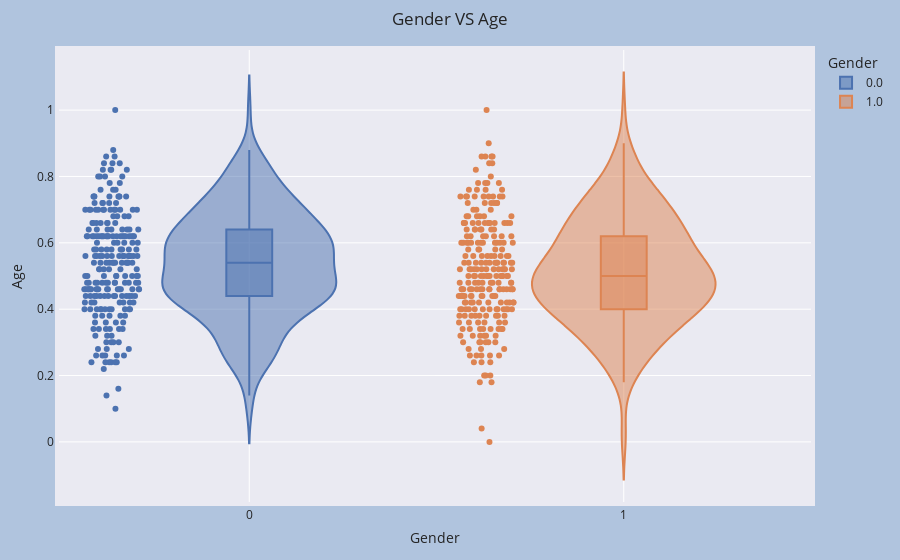
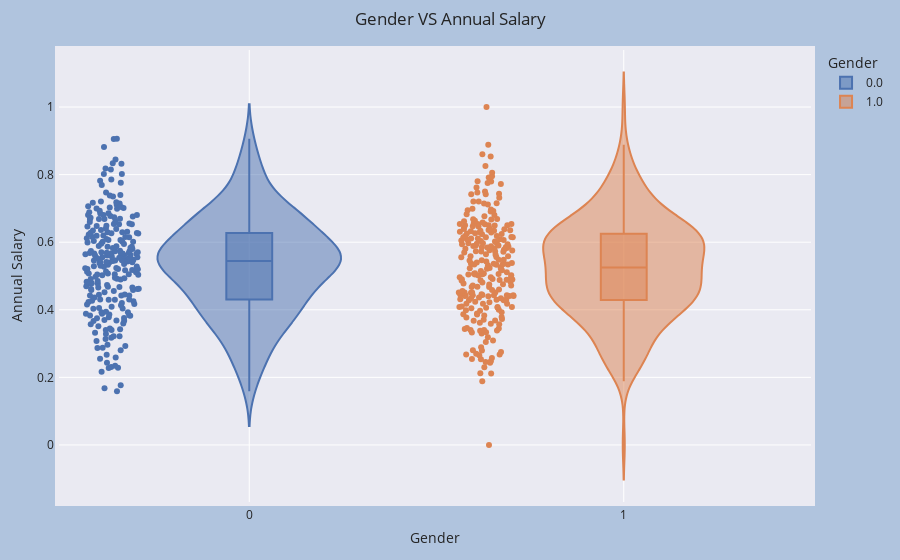
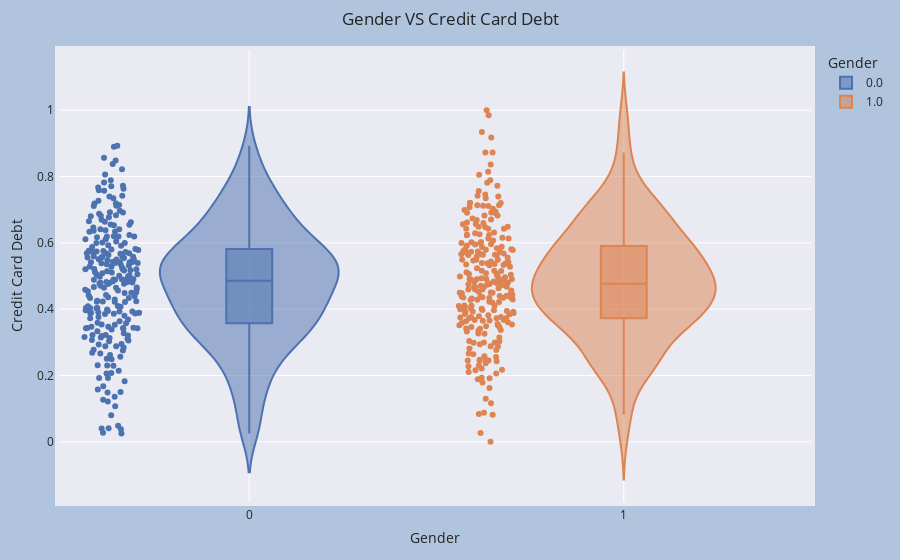
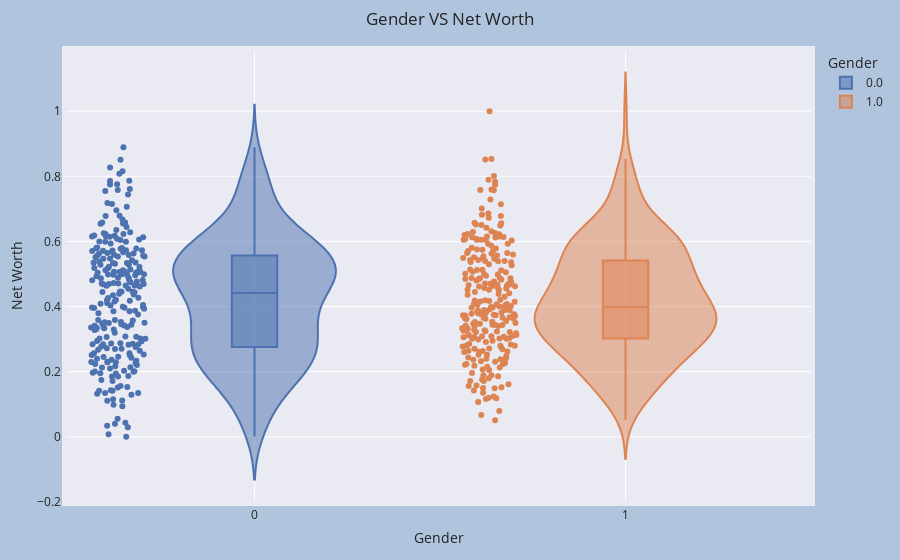

Notebook code for these charts, in order:
### Code cell
cols = df.columns[1:]
for i in cols:
    fig= px.violin(df, x='Gender', y =i, color='Gender', points='all', box=True, title='Gender VS '+str(i))
    fig.update_layout(
    margin=mdict,
    paper_bgcolor=bgcolor)
    fig.show()

### Figure 1 — Plotly figure (JSON) as saved in the notebook; plotly's stock layout.template omitted (floating-point values rounded to 4 significant figures; data arrays with more than 128 entries replaced by an {"elided": "..."} marker saying what was removed)
{"data": [{"alignmentgroup": "True", "box": {"visible": true}, "hovertemplate": "Gender=%{x}<br>Age=%{y}<extra></extra>", "legendgroup": "0.0", "marker": {"color": "rgb(76,114,176)"}, "name": "0.0", "offsetgroup": "0.0", "orientation": "v", "points": "all", "scalegroup": "True", "showlegend": true, "type": "violin", "x": {"elided": "246 int values"}, "x0": " ", "xaxis": "x", "y": {"elided": "246 float values"}, "y0": " ", "yaxis": "y"}, {"alignmentgroup": "True", "box": {"visible": true}, "hovertemplate": "Gender=%{x}<br>Age=%{y}<extra></extra>", "legendgroup": "1.0", "marker": {"color": "rgb(221,132,82)"}, "name": "1.0", "offsetgroup": "1.0", "orientation": "v", "points": "all", "scalegroup": "True", "showlegend": true, "type": "violin", "x": {"elided": "252 int values"}, "x0": " ", "xaxis": "x", "y": {"elided": "252 float values"}, "y0": " ", "yaxis": "y"}], "layout": {"legend": {"title": {"text": "Gender"}, "tracegroupgap": 0}, "margin": {"b": 50, "l": 50, "pad": 4, "r": 50, "t": 50}, "paper_bgcolor": "LightSteelBlue", "title": {"text": "Gender VS Age"}, "violinmode": "overlay", "xaxis": {"anchor": "y", "categoryarray": [0, 1], "categoryorder": "array", "domain": [0, 1], "title": {"text": "Gender"}}, "yaxis": {"anchor": "x", "domain": [0, 1], "title": {"text": "Age"}}}}

### Figure 2 — Plotly figure (JSON) as saved in the notebook; plotly's stock layout.template omitted (floating-point values rounded to 4 significant figures; data arrays with more than 128 entries replaced by an {"elided": "..."} marker saying what was removed)
{"data": [{"alignmentgroup": "True", "box": {"visible": true}, "hovertemplate": "Gender=%{x}<br>Annual Salary=%{y}<extra></extra>", "legendgroup": "0.0", "marker": {"color": "rgb(76,114,176)"}, "name": "0.0", "offsetgroup": "0.0", "orientation": "v", "points": "all", "scalegroup": "True", "showlegend": true, "type": "violin", "x": {"elided": "246 int values"}, "x0": " ", "xaxis": "x", "y": {"elided": "246 float values"}, "y0": " ", "yaxis": "y"}, {"alignmentgroup": "True", "box": {"visible": true}, "hovertemplate": "Gender=%{x}<br>Annual Salary=%{y}<extra></extra>", "legendgroup": "1.0", "marker": {"color": "rgb(221,132,82)"}, "name": "1.0", "offsetgroup": "1.0", "orientation": "v", "points": "all", "scalegroup": "True", "showlegend": true, "type": "violin", "x": {"elided": "252 int values"}, "x0": " ", "xaxis": "x", "y": {"elided": "252 float values"}, "y0": " ", "yaxis": "y"}], "layout": {"legend": {"title": {"text": "Gender"}, "tracegroupgap": 0}, "margin": {"b": 50, "l": 50, "pad": 4, "r": 50, "t": 50}, "paper_bgcolor": "LightSteelBlue", "title": {"text": "Gender VS Annual Salary"}, "violinmode": "overlay", "xaxis": {"anchor": "y", "categoryarray": [0, 1], "categoryorder": "array", "domain": [0, 1], "title": {"text": "Gender"}}, "yaxis": {"anchor": "x", "domain": [0, 1], "title": {"text": "Annual Salary"}}}}

### Figure 3 — Plotly figure (JSON) as saved in the notebook; plotly's stock layout.template omitted (floating-point values rounded to 4 significant figures; data arrays with more than 128 entries replaced by an {"elided": "..."} marker saying what was removed)
{"data": [{"alignmentgroup": "True", "box": {"visible": true}, "hovertemplate": "Gender=%{x}<br>Credit Card Debt=%{y}<extra></extra>", "legendgroup": "0.0", "marker": {"color": "rgb(76,114,176)"}, "name": "0.0", "offsetgroup": "0.0", "orientation": "v", "points": "all", "scalegroup": "True", "showlegend": true, "type": "violin", "x": {"elided": "246 int values"}, "x0": " ", "xaxis": "x", "y": {"elided": "246 float values"}, "y0": " ", "yaxis": "y"}, {"alignmentgroup": "True", "box": {"visible": true}, "hovertemplate": "Gender=%{x}<br>Credit Card Debt=%{y}<extra></extra>", "legendgroup": "1.0", "marker": {"color": "rgb(221,132,82)"}, "name": "1.0", "offsetgroup": "1.0", "orientation": "v", "points": "all", "scalegroup": "True", "showlegend": true, "type": "violin", "x": {"elided": "252 int values"}, "x0": " ", "xaxis": "x", "y": {"elided": "252 float values"}, "y0": " ", "yaxis": "y"}], "layout": {"legend": {"title": {"text": "Gender"}, "tracegroupgap": 0}, "margin": {"b": 50, "l": 50, "pad": 4, "r": 50, "t": 50}, "paper_bgcolor": "LightSteelBlue", "title": {"text": "Gender VS Credit Card Debt"}, "violinmode": "overlay", "xaxis": {"anchor": "y", "categoryarray": [0, 1], "categoryorder": "array", "domain": [0, 1], "title": {"text": "Gender"}}, "yaxis": {"anchor": "x", "domain": [0, 1], "title": {"text": "Credit Card Debt"}}}}

### Figure 4 — Plotly figure (JSON) as saved in the notebook; plotly's stock layout.template omitted (floating-point values rounded to 4 significant figures; data arrays with more than 128 entries replaced by an {"elided": "..."} marker saying what was removed)
{"data": [{"alignmentgroup": "True", "box": {"visible": true}, "hovertemplate": "Gender=%{x}<br>Net Worth=%{y}<extra></extra>", "legendgroup": "0.0", "marker": {"color": "rgb(76,114,176)"}, "name": "0.0", "offsetgroup": "0.0", "orientation": "v", "points": "all", "scalegroup": "True", "showlegend": true, "type": "violin", "x": {"elided": "246 int values"}, "x0": " ", "xaxis": "x", "y": {"elided": "246 float values"}, "y0": " ", "yaxis": "y"}, {"alignmentgroup": "True", "box": {"visible": true}, "hovertemplate": "Gender=%{x}<br>Net Worth=%{y}<extra></extra>", "legendgroup": "1.0", "marker": {"color": "rgb(221,132,82)"}, "name": "1.0", "offsetgroup": "1.0", "orientation": "v", "points": "all", "scalegroup": "True", "showlegend": true, "type": "violin", "x": {"elided": "252 int values"}, "x0": " ", "xaxis": "x", "y": {"elided": "252 float values"}, "y0": " ", "yaxis": "y"}], "layout": {"legend": {"title": {"text": "Gender"}, "tracegroupgap": 0}, "margin": {"b": 50, "l": 50, "pad": 4, "r": 50, "t": 50}, "paper_bgcolor": "LightSteelBlue", "title": {"text": "Gender VS Net Worth"}, "violinmode": "overlay", "xaxis": {"anchor": "y", "categoryarray": [0, 1], "categoryorder": "array", "domain": [0, 1], "title": {"text": "Gender"}}, "yaxis": {"anchor": "x", "domain": [0, 1], "title": {"text": "Net Worth"}}}}
